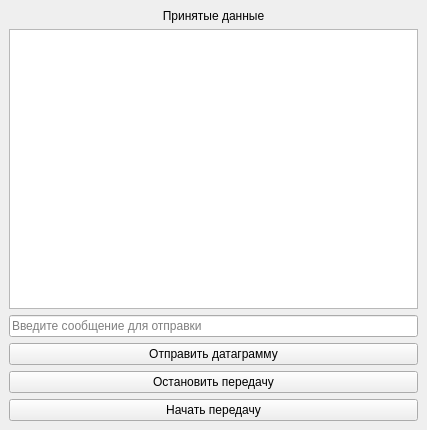
<?xml version="1.0" encoding="UTF-8"?>
<ui version="4.0">
 <class>MainWindow</class>
 <widget class="QMainWindow" name="MainWindow">
  <property name="geometry">
   <rect>
    <x>0</x>
    <y>0</y>
    <width>427</width>
    <height>430</height>
   </rect>
  </property>
  <property name="windowTitle">
   <string>MainWindow</string>
  </property>
  <widget class="QWidget" name="centralwidget">
   <layout class="QVBoxLayout" name="verticalLayout">
    <item>
     <widget class="QLabel" name="lb_receiveData">
      <property name="text">
       <string>Принятые данные</string>
      </property>
      <property name="alignment">
       <set>Qt::AlignCenter</set>
      </property>
     </widget>
    </item>
    <item>
     <widget class="QTextEdit" name="te_result"/>
    </item>
	<item>
 <widget class="QLineEdit" name="le_userMessage">
  <property name="placeholderText">
   <string>Введите сообщение для отправки</string>
  </property>
 </widget>
</item>
<item>
 <widget class="QPushButton" name="pb_sendMessage">
  <property name="text">
   <string>Отправить датаграмму</string>
  </property>
 </widget>
</item>
    <item>
     <widget class="QPushButton" name="pb_stop">
      <property name="text">
       <string>Остановить передачу</string>
      </property>
     </widget>
    </item>
    <item>
     <widget class="QPushButton" name="pb_start">
      <property name="text">
       <string>Начать передачу</string>
      </property>
     </widget>
    </item>
   </layout>
  </widget>
 </widget>
 <resources/>
 <connections/>
</ui>
